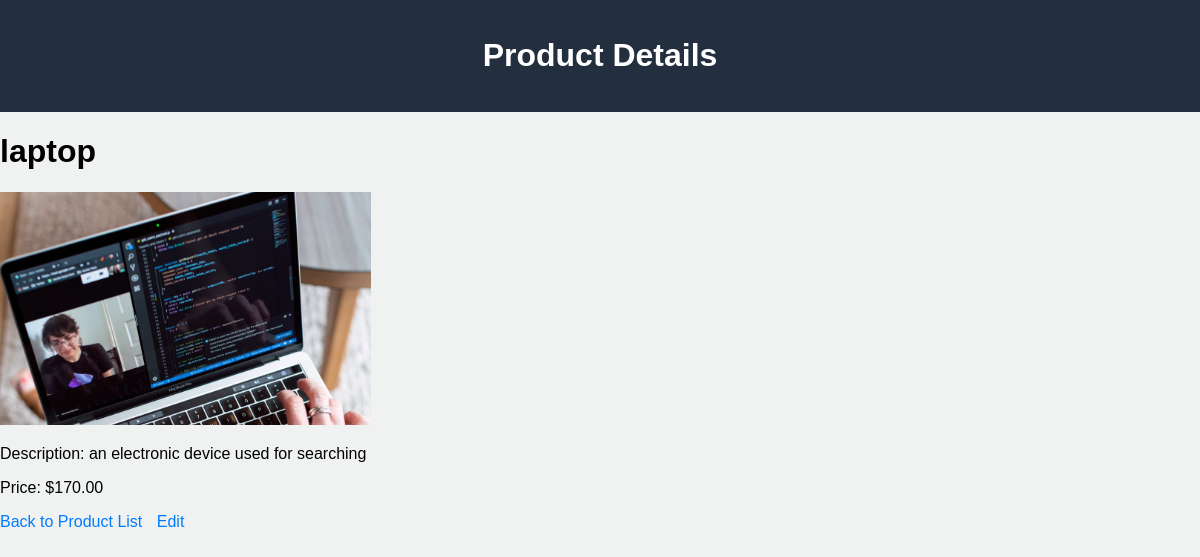
/product/1/, run on the app's committed database.
### web/models.py (models this page shows, shortened)
class Product(models.Model):
    name = models.CharField(max_length=200)
    description = models.TextField()
    price = models.DecimalField(max_digits=10, decimal_places=2)
    image = models.ImageField(upload_to='product_images/', blank=True, null=True)

### web/views.py (the view)
# urls.py: path('product/<int:pk>/', product_detail, name='product_detail'),
def product_detail(request, pk):
    product = get_object_or_404(Product, pk=pk)
    return render(request, 'product_detail.html', {'product': product})

### templates/product_detail.html (shortened to what this page needs)
<!DOCTYPE html>
<html lang="en">
<head>
    {% load static %}
    <link rel="stylesheet" href="{% static 'css/style.css' %}">
</head>
<body>
    <header>
    <h1>Product Details</h1>
    </header>
    <h1>{{ product.name }}</h1>
    <img src="{{ product.image.url }}" alt="{{ product.name }} Image">
    <p>Description: {{ product.description }}</p>
    <p>Price: ${{ product.price }}</p>
    <a href="{% url 'web:index' %}">Back to Product List</a>
    <a href="{% url 'web:product_update' pk=product.pk %}">Edit</a>
</body>
</html>

### static/css/style.css (style rules this page uses)
body { font-family: Arial, sans-serif; background-color: #f0f2f2; margin: 0; padding: 0; }
header { background-color: #232f3e; color: #fff; padding: 16px; text-align: center; }
a { color: #007bff; text-decoration: none; margin-right: 10px; }

### data on the page
Product: name "laptop", image (picture), description "an electronic device used for searching", price "170.00"
